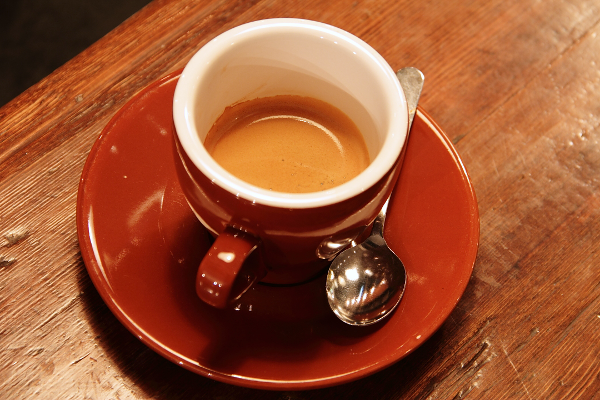
#> input picture skimage.data.coffee(), 600 x 400 px
$ jupyter execute --allow-errors 'Introducing Image Processing and scikit-image.ipynb'
#> lines starting #> are read from the running program, lines starting #| are printed output that depends on the picture; after the words box and inside, x2 and y2 are one past the last pixel; in counts of white or black regions, pixels touching at a corner belong together
# I. Image processing and scikit-image

     1.visualising images: RGB vs grayscale

[cell 1]
from skimage import data
import matplotlib.pyplot as plt

[cell 2]
def show_image(image, title="Image", cmap_type="gray"):
    plt.imshow(image, cmap=cmap_type)
    plt.title(title)
    plt.axis("off")
    plt.show()

[cell 3]
coffee_image = data.coffee()
#> coffee_image is the input picture: shape (400, 600, 3); mean R, G, B 158.6, 85.8, 51.5
coins_image = data.coins()
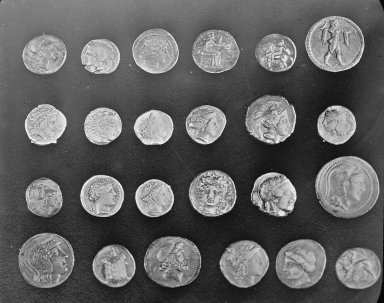
#> input picture skimage.data.coins(), 384 x 303 px
#> coins_image is the input picture: shape (303, 384); min 1, max 252, mean 96.9

[cell 4]
coffee_image.shape
#> Out = (400, 600, 3)

[cell 5]
coins_image.shape
#> Out = (303, 384)

    2.RGB to grayscale

[cell 6]
from skimage import color

[cell 7]
rocket = data.rocket()
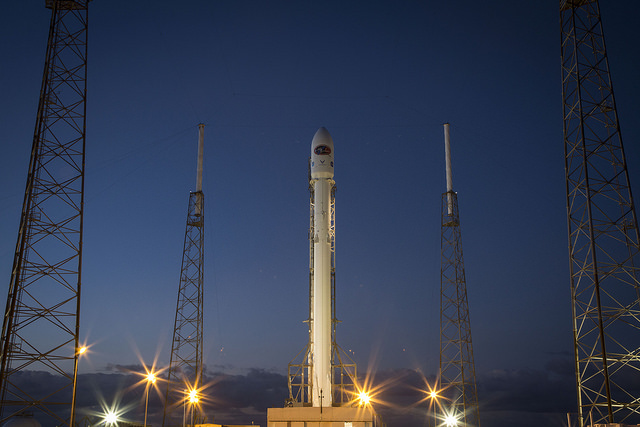
#> input picture skimage.data.rocket(), 640 x 427 px
#> rocket is the input picture: shape (427, 640, 3); mean R, G, B 52.3, 61.3, 82.3

[cell 8]
gray_scaled_rocket = color.rgb2gray(rocket)

[cell 9]
show_image(rocket, 'Original RGB rocket')
show_image(gray_scaled_rocket, 'Grayscale rocket')

# II. Numpy for image
    1. Flipping out

[cell 10]
import numpy as np
import matplotlib.pyplot as plt
from matplotlib import pyplot
#from PIL import Image

Load the image using matplotlib's imread function

[cell 11]
sevilleup = pyplot.imread("sevilleup.jpg")
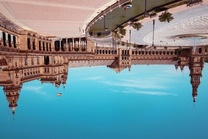
#> input picture Chapter1/Images used/sevilleup.jpg, 208 x 139 px, shrunk from 400 x 267 before the run, found by its file name
#> sevilleup is the input picture: shape (139, 208, 3); mean R, G, B 113.5, 143, 151.2
#sevilleup = Image.open("sevilleup.jpg")

Numpy to flip

[cell 12]
vertically_flipped = np.flipud(sevilleup)
#################
horizontally_flipped=np.fliplr(vertically_flipped)

Show

[cell 13]
plt.imshow(vertically_flipped)
plt.title("Vertically flipped image")
plt.show()
#########################
plt.imshow(horizontally_flipped)
plt.title("Horizontally flipped")
plt.show()

    2.Histograms

[cell 14]
image = pyplot.imread("tofla.png")
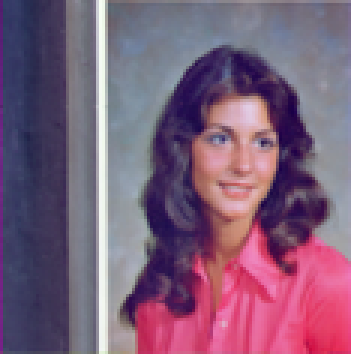
#> input picture Chapter1/Images used/tofla.png, 117 x 118 px, shrunk from 225 x 227 before the run, found by its file name (shown 3 times larger)
#> image is the input picture: shape (118, 117, 4) float32; mean R, G, B, A 0.492, 0.37, 0.476, 1

[cell 15]
red = image[:, :, 0]
plt.imshow(red, cmap="gray")
plt.title('Red')
plt.axis('off')
plt.show()
######histogram############
plt.hist(red.ravel(), bins=256, color='red');
plt.title('Red Histogram');
#> figure, not shown here; tallest bar 234 high, from x = 0.237 to 0.24

Trying the green and the blue as well

[cell 16]
green = image[:, :, 1]
plt.imshow(green, cmap="gray")
plt.title('Green')
plt.axis('off')
plt.show()
######histogram############
plt.hist(green.ravel(), bins=256, color='green');
plt.title('Green Histogram');
#> figure, not shown here; tallest bar 240 high, from x = 0.209 to 0.213

[cell 17]
blue = image[:, :, 2]
plt.imshow(blue, cmap="gray")
plt.title('Blue')
plt.axis('off')
plt.show()
######histogram############
plt.hist(blue.ravel(), bins=256, color='blue');
plt.title('Blue Histogram');
#> figure, not shown here; tallest bar 317 high, from x = 0.327 to 0.33

# III.Thresholding
    1.Apply global thresholding

[cell 18]
from skimage.filters import threshold_otsu
import numpy as np
import matplotlib.pyplot as plt
from skimage import color

[cell 19]
#import the original img
chess= plt.imread("chess.jpg")
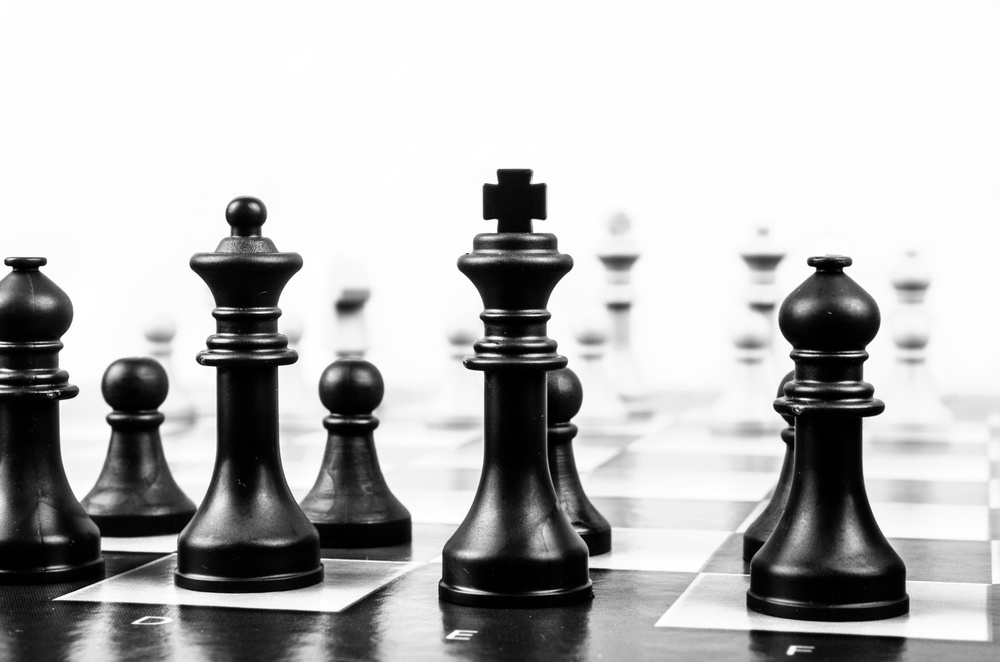
#> input picture Chapter1/Images used/chess.jpg, 1000 x 662 px, shrunk from 1920 x 1271 before the run, found by its file name
#> chess is the input picture: shape (662, 1000, 3); min 0, max 255, mean 185.6
#convert the original img to a gray one
g_chess= color.rgb2gray(chess)
# then to binary
thresh = threshold_otsu(g_chess)
#> thresh = 0.553
binary_chess = g_chess > thresh
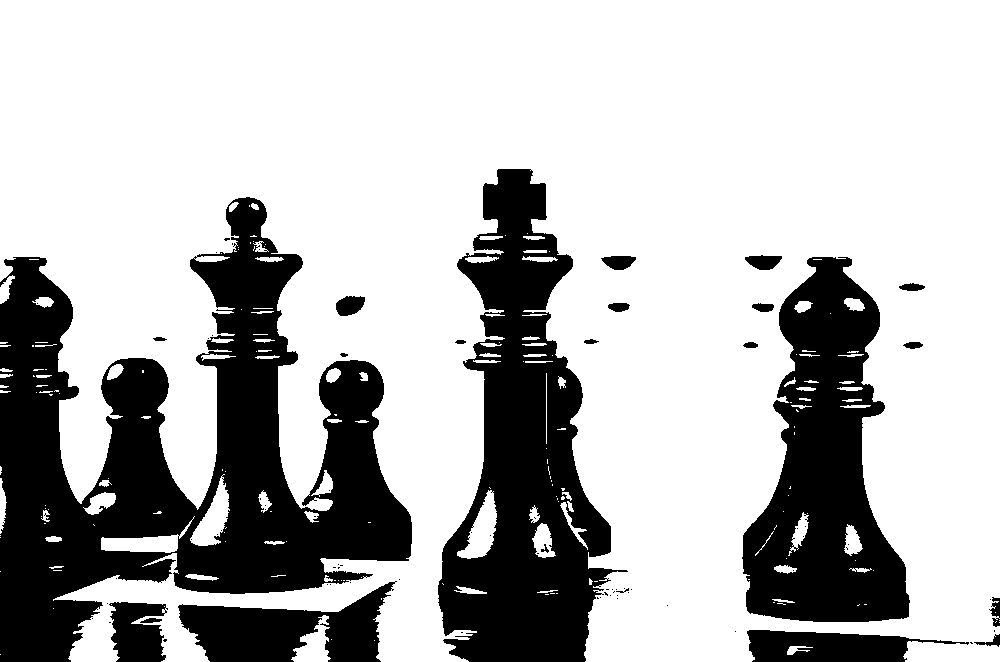
#> binary_chess: shape (662, 1000) bool; 72% white; 81 black regions (58 under 20 px), largest, box (x1, y1, x2, y2) and area: (0, 197, 412, 662) 84422, (438, 169, 628, 662) 46653, (742, 257, 910, 622) 34860

[cell 20]
#show the original
plt.imshow(chess, cmap="gray")
plt.title('Original')
plt.axis('off')
plt.show()

[cell 21]
#show the gray one
plt.imshow(g_chess, cmap="gray")
plt.title('Gray')
plt.axis('off')
plt.show()

[cell 22]
#show the binary one
plt.imshow(binary_chess, cmap="gray")
plt.title('Binary')
plt.axis('off')
plt.show()

Show the 3 results together:

[cell 23]
fig, ax = plt.subplots(nrows=1, ncols=3, figsize=(8, 4))

ax[0].imshow(chess)
ax[0].set_title('Original')
ax[0].axis('off')

ax[1].imshow(g_chess, cmap='gray')
ax[1].set_title('Gray')
ax[1].axis('off')

ax[2].imshow(binary_chess, cmap='gray')
ax[2].set_title('Binary')
ax[2].axis('off')

plt.show()

    2. When the background isn't that obvious

[cell 24]
from skimage.filters import threshold_otsu, threshold_local
import numpy as np
import matplotlib.pyplot as plt
from skimage import color

[cell 25]
txt=plt.imread("nas.jpg")
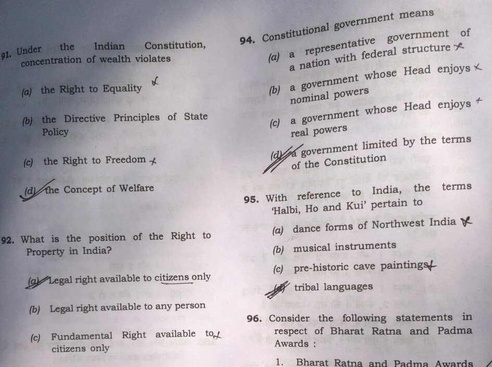
#> input picture Chapter1/Images used/nas.jpg, 492 x 367 px, shrunk from 945 x 704 before the run, found by its file name
#> txt is the input picture: shape (367, 492, 3); mean R, G, B 177.5, 172.5, 177.8
g_txt= color.rgb2gray(txt)

Global thresholding

[cell 26]
global_thresh = threshold_otsu(g_txt)
#> global_thresh = 0.608
binary_global_txt = g_txt > global_thresh
#> binary_global_txt: shape (367, 492) bool; 73.1% white; 454 black regions (249 under 20 px), largest, box (x1, y1, x2, y2) and area: (0, 0, 236, 367) 32983, (262, 0, 340, 64) 2535, (330, 15, 390, 32) 298
plt.imshow(binary_global_txt, cmap="gray")
plt.title('Global thresholding')
plt.axis('off')
plt.show()

Local thresholding

[cell 27]
block_size = 35
local_thresh = threshold_local(g_txt, block_size=block_size, method='gaussian')
binary_local = g_txt > local_thresh
#> binary_local: shape (367, 492) bool; 71.4% white; 1439 black regions (1068 under 20 px), largest, box (x1, y1, x2, y2) and area: (96, 133, 214, 228) 2463, (105, 0, 244, 40) 2242, (199, 105, 273, 184) 1721
plt.imshow(binary_local, cmap="gray")
plt.title('Local thresholding')
plt.axis('off')
plt.show()

4 in 1

[cell 28]
fig, ax = plt.subplots(nrows=1, ncols=4, figsize=(16, 4))

ax[0].imshow(txt)
ax[0].set_title('Original')
ax[0].axis('off')

ax[1].imshow(g_txt, cmap='gray')
ax[1].set_title('Gray')
ax[1].axis('off')

ax[2].imshow(binary_global_txt, cmap='gray')
ax[2].set_title('Global thresholding')
ax[2].axis('off')

ax[3].imshow(binary_local, cmap='gray')
ax[3].set_title('Local thresholding')
ax[3].axis('off')

plt.show()

    3. Trying others methods

[cell 29]
from skimage.filters import try_all_threshold
import matplotlib.pyplot as plt
from skimage.color import rgb2gray

[cell 30]
fruit= plt.imread("fruit.jpg")
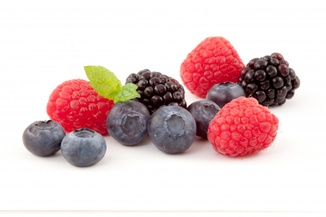
#> input picture Chapter1/Images used/fruit.jpg, 326 x 217 px, shrunk from 626 x 417 before the run, found by its file name
#> fruit is the input picture: shape (217, 326, 3); mean R, G, B 223.3, 201.1, 201.4
g_f= rgb2gray(fruit)
result= try_all_threshold(g_f)
#| skimage.filters.thresholding.threshold_isodata
#| skimage.filters.thresholding.threshold_li
#| skimage.filters.thresholding.threshold_mean
#| skimage.filters.thresholding.threshold_minimum
#| skimage.filters.thresholding.threshold_otsu
#| skimage.filters.thresholding.threshold_triangle
#| skimage.filters.thresholding.threshold_yen

    4. Apply the appropriate thresholding

[cell 31]
from skimage.filters import threshold_otsu, threshold_local, try_all_threshold
from skimage.color import rgb2gray
import matplotlib.pyplot as plt

[cell 32]
sh= plt.imread("shapes.jpg")
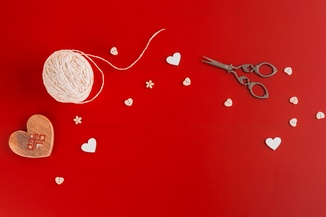
#> input picture Chapter1/Images used/shapes.jpg, 326 x 217 px, shrunk from 626 x 417 before the run, found by its file name
#> sh is the input picture: shape (217, 326, 3); mean R, G, B 191.6, 23.3, 21.5
#Turn the image to grayscale
g_sh= rgb2gray(sh)
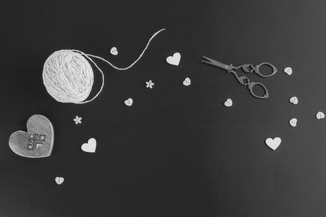
#> g_sh: shape (217, 326) float64; min 0.0517, max 0.947, mean 0.231
# obtain optimal threshold using Otsu method
#> (the rest of this cell did not finish here and is left out)
